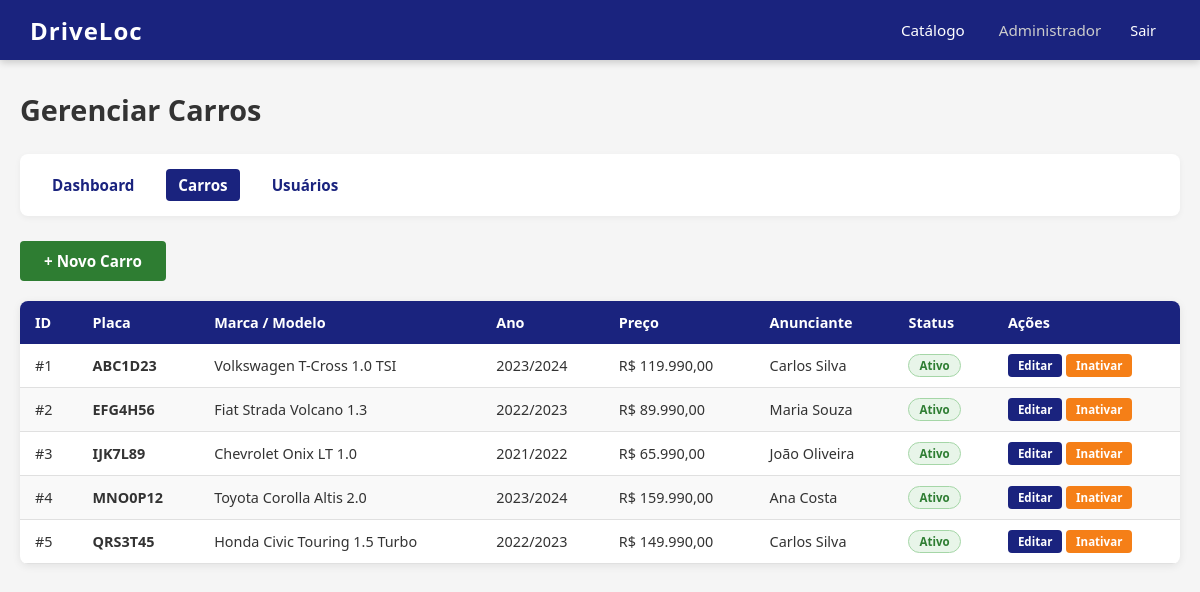
The page /admin/carros/listar.php (signed in) on the database its author committed.
### tables this page shows
CREATE TABLE carro (
    id INT AUTO_INCREMENT PRIMARY KEY,
    placa VARCHAR(10) NOT NULL UNIQUE,
    marca VARCHAR(50) NOT NULL,
    modelo VARCHAR(100) NOT NULL,
    ano_fabricacao INT NOT NULL,
    ano_modelo INT NOT NULL,
    cor VARCHAR(30) NOT NULL,
    combustivel ENUM('gasolina', 'etanol', 'flex', 'diesel', 'eletrico', 'hibrido') NOT NULL,
    quilometragem INT NOT NULL,
    cambio ENUM('manual', 'automatico', 'semi-automatico', 'cvt') NOT NULL,
    portas TINYINT NOT NULL,
    carroceria ENUM('sedan', 'hatch', 'suv', 'pickup', 'coupe', 'conversivel', 'minivan', 'perua') NOT NULL,
    preco DECIMAL(11, 2) NOT NULL,
    descricao TEXT,
    image_path VARCHAR(255),
    cidade VARCHAR(100) NOT NULL,
    estado CHAR(2) NOT NULL,
    status ENUM('ativo', 'inativo', 'vendido') NOT NULL DEFAULT 'ativo',
    usuario_id INT NOT NULL,
    created_at TIMESTAMP DEFAULT CURRENT_TIMESTAMP,
    updated_at TIMESTAMP DEFAULT CURRENT_TIMESTAMP ON UPDATE CURRENT_TIMESTAMP,
    FOREIGN KEY (usuario_id) REFERENCES usuario(id)
);

CREATE TABLE usuario (
    id INT AUTO_INCREMENT PRIMARY KEY,
    nome VARCHAR(100) NOT NULL,
    email VARCHAR(100) NOT NULL UNIQUE,
    telefone VARCHAR(20),
    senha VARCHAR(255) NOT NULL,
    tipo ENUM('admin', 'comum') NOT NULL DEFAULT 'comum',
    status ENUM('ativo', 'inativo') NOT NULL DEFAULT 'ativo',
    created_at TIMESTAMP DEFAULT CURRENT_TIMESTAMP,
    updated_at TIMESTAMP DEFAULT CURRENT_TIMESTAMP ON UPDATE CURRENT_TIMESTAMP
);

### app/config.php (called while the page is built, shortened)
<?php
$host = 'localhost';
$dbname = 'driveloc';
$username = 'root';
$password = '';
try {
    $pdo = new PDO("mysql:host=$host;dbname=$dbname;charset=utf8mb4", $username, $password);
    $pdo->setAttribute(PDO::ATTR_ERRMODE, PDO::ERRMODE_EXCEPTION);
    $pdo->setAttribute(PDO::ATTR_DEFAULT_FETCH_MODE, PDO::FETCH_ASSOC);
} catch (PDOException $e) {
    die('Erro na conexão: ' . $e->getMessage());
}
function db() {
    global $pdo;
    return $pdo;
}
function url(string $path = ''): string {
    $path = ltrim($path, '/');
    return BASE_URL . ($path !== '' ? '/' . $path : '');
}

### admin/carros/listar.php (the view, shortened to what this page needs)
<?php
require_once __DIR__ . '/../../app/config.php';
$carros = db()->query("SELECT c.*, u.nome AS anunciante FROM carro c JOIN usuario u ON c.usuario_id = u.id ORDER BY c.created_at DESC")->fetchAll();
$status_badges = ['ativo' => 'badge-ativo', 'inativo' => 'badge-inativo', 'vendido' => 'badge-vendido'];
?>
<!DOCTYPE html>
<html lang="pt-BR">
<head>
    <link rel="stylesheet" href="<?= url('assets/css/style.css') ?>">
</head>
<body>
    <header>
        <a href="<?= url('index.php') ?>" class="logo">DriveLoc</a>
        <nav>
            <a href="<?= url('index.php') ?>">Catálogo</a>
            <div class="user-info">
                <span><?= htmlspecialchars($_SESSION['user_nome']) ?></span>
                <a href="<?= url('logout.php') ?>">Sair</a>
            </div>
        </nav>
    </header>
    <div class="container">
        <h1 class="page-title">Gerenciar Carros</h1>
        <div class="admin-menu">
            <a href="<?= url('admin/dashboard.php') ?>">Dashboard</a>
            <a href="<?= url('admin/carros/listar.php') ?>" class="active">Carros</a>
            <a href="<?= url('admin/usuarios/listar.php') ?>">Usuários</a>
        </div>
        <div style="margin-bottom:20px;">
            <a href="<?= url('admin/carros/cadastrar.php') ?>" class="btn btn-success">+ Novo Carro</a>
        </div>
        <table>
            <thead>
                <tr>
                    <th>ID</th>
                    <th>Placa</th>
                    <th>Marca / Modelo</th>
                    <th>Ano</th>
                    <th>Preço</th>
                    <th>Anunciante</th>
                    <th>Status</th>
                    <th>Ações</th>
                </tr>
            </thead>
            <tbody>
                <?php foreach ($carros as $c): ?>
                <tr>
                    <td>#<?= $c['id'] ?></td>
                    <td><strong><?= htmlspecialchars($c['placa']) ?></strong></td>
                    <td><?= htmlspecialchars($c['marca']) ?> <?= htmlspecialchars($c['modelo']) ?></td>
                    <td><?= $c['ano_fabricacao'] ?>/<?= $c['ano_modelo'] ?></td>
                    <td>R$ <?= number_format($c['preco'], 2, ',', '.') ?></td>
                    <td><?= htmlspecialchars($c['anunciante']) ?></td>
                    <td><span class="badge <?= $status_badges[$c['status']] ?>"><?= ucfirst($c['status']) ?></span></td>
                    <td>
                        <a href="<?= url('admin/carros/editar.php?id=' . $c['id']) ?>" class="btn btn-primary btn-xs">Editar</a>
                        <?php if ($c['status'] === 'ativo'): ?>
                            <a href="<?= url('admin/carros/inativar.php?id=' . $c['id']) ?>" class="btn btn-warning btn-xs">Inativar</a>
                        <?php else: ?>
                            <a href="<?= url('admin/carros/ativar.php?id=' . $c['id']) ?>" class="btn btn-success btn-xs">Ativar</a>
                        <?php endif; ?>
                    </td>
                </tr>
                <?php endforeach; ?>
            </tbody>
        </table>
    </div>
</body>
</html>

### assets/css/style.css (style rules this page uses)
* { margin: 0; padding: 0; box-sizing: border-box; }
body { font-family: system-ui, -apple-system, 'Segoe UI', Roboto, sans-serif; background: #f5f5f5; min-height: 100vh; padding-top: 70px; }
a { text-decoration: none; color: inherit; }
header { position: fixed; top: 0; left: 0; width: 100%; background: #1a237e; color: #fff; padding: 0 30px; height: 60px; display: flex; align-items: center; justify-content: space-between; z-index: 1000; box-shadow: 0 2px 8px rgba(0,0,0,0.2); }
header .logo { font-size: 1.5em; font-weight: 700; letter-spacing: 1px; }
header nav { display: flex; align-items: center; gap: 20px; }
header nav a { color: #fff; padding: 8px 14px; border-radius: 4px; transition: background 0.2s; font-size: 0.95em; }
header .user-info { display: flex; align-items: center; gap: 15px; font-size: 0.95em; }
header .user-info span { color: #ccc; }
.container { max-width: 1200px; margin: 0 auto; padding: 20px; }
.page-title { font-size: 1.8em; color: #333; margin-bottom: 25px; }
.btn { display: inline-block; padding: 10px 24px; border-radius: 4px; font-size: 0.95em; font-weight: 600; border: none; cursor: pointer; transition: background 0.2s; text-align: center; }
.btn-primary { background: #1a237e; color: #fff; }
.btn-success { background: #2e7d32; color: #fff; }
.btn-warning { background: #f57f17; color: #fff; }
.btn-xs { padding: 4px 10px; font-size: 0.8em; }
table { width: 100%; border-collapse: collapse; background: #fff; border-radius: 8px; overflow: hidden; box-shadow: 0 2px 8px rgba(0,0,0,0.08); }
table th { background: #1a237e; color: #fff; text-align: left; padding: 12px 15px; font-size: 0.9em; font-weight: 600; }
table td { padding: 10px 15px; border-bottom: 1px solid #e0e0e0; font-size: 0.9em; color: #333; }
table tr:nth-child(even) { background: #f9f9f9; }
.badge { display: inline-block; padding: 3px 10px; border-radius: 12px; font-size: 0.8em; font-weight: 600; }
.badge-ativo { background: #e8f5e9; color: #2e7d32; border: 1px solid #a5d6a7; }
.admin-menu { background: #fff; border-radius: 8px; padding: 15px 20px; margin-bottom: 25px; display: flex; gap: 20px; align-items: center; box-shadow: 0 2px 6px rgba(0,0,0,0.05); }
.admin-menu a { color: #1a237e; font-weight: 600; font-size: 0.95em; padding: 6px 12px; border-radius: 4px; transition: background 0.2s; }
.admin-menu a.active { background: #1a237e; color: #fff; }

### rows shown on the page
carro: id "1", placa "ABC1D23", marca "Volkswagen", modelo "T-Cross 1.0 TSI", ano_fabricacao "2023", ano_modelo "2024", preco "119.990,00", usuario.nome "Carlos Silva", status "Ativo"
carro: id "2", placa "EFG4H56", marca "Fiat", modelo "Strada Volcano 1.3", ano_fabricacao "2022", ano_modelo "2023", preco "89.990,00", usuario.nome "Maria Souza", status "Ativo"
carro: id "3", placa "IJK7L89", marca "Chevrolet", modelo "Onix LT 1.0", ano_fabricacao "2021", ano_modelo "2022", preco "65.990,00", usuario.nome "João Oliveira", status "Ativo"
carro: id "4", placa "MNO0P12", marca "Toyota", modelo "Corolla Altis 2.0", ano_fabricacao "2023", ano_modelo "2024", preco "159.990,00", usuario.nome "Ana Costa", status "Ativo"
carro: id "5", placa "QRS3T45", marca "Honda", modelo "Civic Touring 1.5 Turbo", ano_fabricacao "2022", ano_modelo "2023", preco "149.990,00", usuario.nome "Carlos Silva", status "Ativo"

### other values the page prints
$_SESSION['user_nome'] "Administrador"
